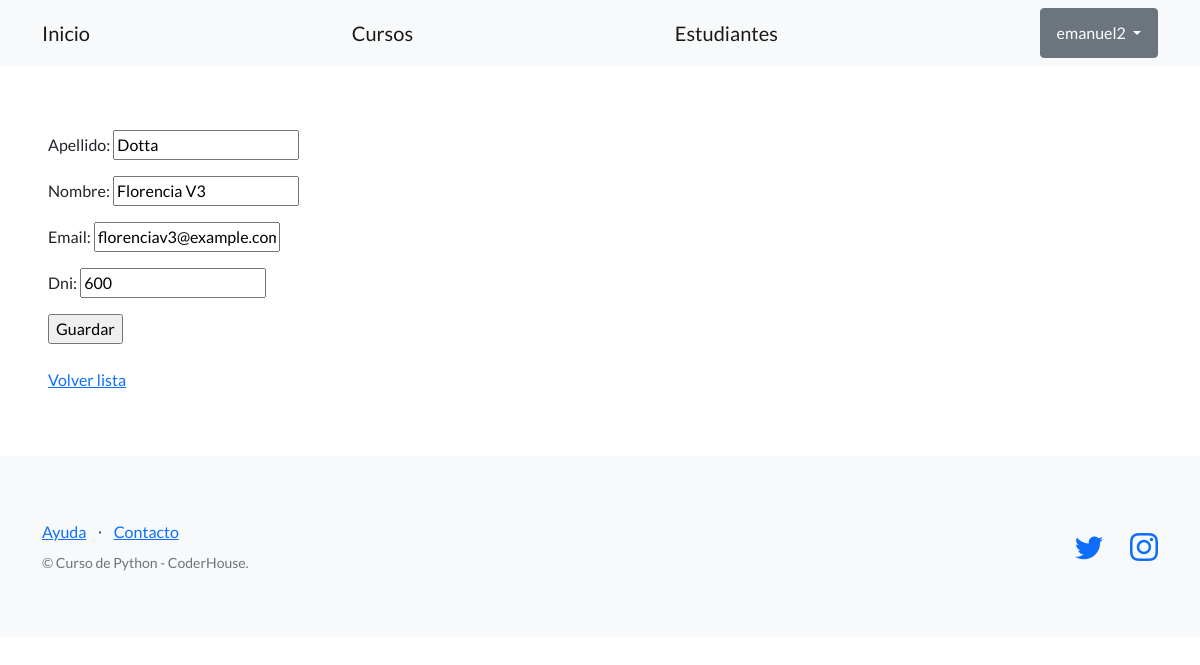
Screenshot of /estudios/editar-estudiante/2/ (signed in) with the database file from the repository.
### control_estudios/models.py (models this page shows, shortened)
class Estudiante(models.Model):
    apellido = models.CharField(max_length=256)
    nombre = models.CharField(max_length=256)
    email = models.EmailField(blank=True)
    telefono = models.CharField(max_length=20, blank=True)
    dni = models.CharField(max_length=32)
    fecha_nacimiento = models.DateField(null=True)
    creador = models.ForeignKey(User, on_delete=models.SET_NULL, null=True)

### control_estudios/views.py (the view)
# urls.py: path('editar-estudiante/<int:pk>/', EstudianteUpdateView.as_view(), name="editar_estudiante"),
class EstudianteUpdateView(LoginRequiredMixin, UpdateView):
    model = Estudiante
    fields = ('apellido', 'nombre', 'email', 'dni')
    success_url = reverse_lazy('lista_estudiantes')

### control_estudios/templates/control_estudios/estudiante_form.html (shortened to what this page needs)
{% extends "control_estudios/base.html" %}
{% block contenido %}
<form method="post">
  {{ form.as_p }}
  <input type="submit" value="Guardar" />
</form>
<br>
<a href="{% url 'lista_estudiantes' %}">Volver lista</a>
{% endblock contenido %}

### control_estudios/templates/control_estudios/base.html (shortened to what this page needs)
{% load static %}
<!DOCTYPE html>
<html lang="en">
    <head>
        <link href="https://cdn.jsdelivr.net/npm/bootstrap-icons@1.5.0/font/bootstrap-icons.css" rel="stylesheet" type="text/css" />
        <link href="{% static 'css/styles.css' %}" rel="stylesheet" />
    </head>
    <body>
        <nav class="navbar navbar-light bg-light static-top">
            <div class="container">
                <a class="navbar-brand" href="{% url 'inicio' %}">Inicio</a>
                <a class="navbar-brand" href="{% url 'lista_cursos' %}">Cursos</a>
                <a class="navbar-brand" href="{% url 'lista_estudiantes' %}">Estudiantes</a>
                {% if user.is_authenticated %}
                <div class="dropdown">
                    <button class="btn btn-secondary dropdown-toggle" type="button" id="dropdownMenuButton1" data-bs-toggle="dropdown" aria-expanded="false">
                        <div style="display: inline-flex;">
                            <span>{{ user.username }}</span>
                        </div>
                    </button>
                    </div>
                </div>
                {% else %}
                <a class="btn btn-primary" href="{% url 'login' %}">Iniciar sesión</a>
                <a class="btn btn-success" href="{% url 'registro' %}">Crear nueva cuenta</a>
                {% endif %}
        </nav>
        <section style="padding:4rem 3rem;">
            {% block contenido %}
            {% endblock contenido %}
        </section>
        <footer class="footer bg-light">
            <div class="container">
                <div class="row">
                    <div class="col-lg-6 h-100 text-center text-lg-start my-auto">
                        <ul class="list-inline mb-2">
                            <li class="list-inline-item"><a href="#!">Ayuda</a></li>
                            <li class="list-inline-item">⋅</li>
                            <li class="list-inline-item"><a href="#!">Contacto</a></li>
                        </ul>
                        <p class="text-muted small mb-4 mb-lg-0">&copy; Curso de Python - CoderHouse.</p>
                    </div>
                    <div class="col-lg-6 h-100 text-center text-lg-end my-auto">
                        <ul class="list-inline mb-0">
                            <li class="list-inline-item me-4">
                                <a href="https://twitter.com/coderhouse"><i class="bi-twitter fs-3"></i></a>
                            </li>
                            <li class="list-inline-item">
                                <a href="https://www.instagram.com/coderhouse/?hl=es"><i class="bi-instagram fs-3"></i></a>
                            </li>
                        </ul>
                    </div>
                </div>
            </div>
        </footer>
    </body>
</html>

### rows the page displays
Estudiante: apellido "Dotta", nombre "Florencia V3", email "florenciav3@example.com", dni "600"

### other values shown
{{ user.username }} "emanuel2"
